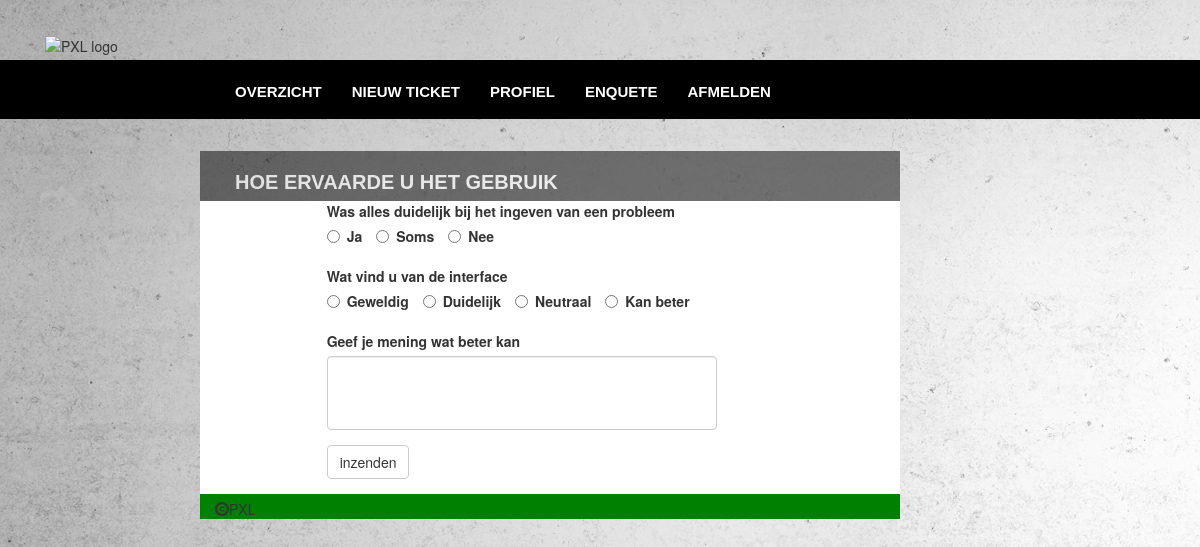
Screenshot of /website/index.php/enquete_controller with the database file from the repository.
### tables this page shows
CREATE TABLE `vragen` (
  `vragenID` int(5) NOT NULL,
  `vraag_text` varchar(255) NOT NULL,
  `antw1_text` varchar(255) NOT NULL,
  `antw2_text` varchar(255) NOT NULL,
  `antw3_text` varchar(255) NOT NULL,
  `antw4_text` varchar(255) NOT NULL
);

### website/application/controllers/enquete_controller.php (called while the page is built, shortened)
<?php
class enquete_controller extends CI_Controller
{
    function __construct()
    {
        $this->load->model('enquete_model', '', TRUE);
        $this->load->library('form_validation');
        $this->load->helper('form');
    }
    function index()
    {
        $session_data = $this->session->userdata('logged_in');
        $data = array('userID' => $session_data['userID'], 'vragen' => $this->enquete_model->get_vragen());
        $this->load->view('Layout/header');
        $this->load->view('Layout/navigation');
        $this->load->view('user_enquete_view', $data);
        $this->load->view('Layout/footer');
    }
}

### website/index.php (called while the page is built, shortened)
<?php
require_once BASEPATH.'core/CodeIgniter.php';

### website/application/models/enquete_model.php (called while the page is built, shortened)
<?php
class enquete_model extends CI_Model
{
    function get_vragen()
    {
        $this->db->select('vragenID, vraag_text, antw1_text, antw2_text, antw3_text, antw4_text');
        $this->db->from('vragen');
        $query = $this->db->get();
        return $query->result();
    }
}

### website/application/views/user_enquete_view.php (the view, shortened to what this page needs)
<div class="col-md-7 col-md-offset-2 titel">
    <h1>Hoe ervaarde u het gebruik</h1>
</div>
<div class="col-md-7 col-md-offset-2 main home ">
    <div class="col-md-7 col-md-offset-2 center ">
        <form method="post" action="enquete_controller/afmelden_verzenden/">
           <div class="form-group row">
               <label> <?= htmlentities($vragen[0] -> vraag_text, ENT_QUOTES, 'UTF-8'); ?></label></br>
               <?php
                    $vraag1 = array
                    (
                        0 => htmlentities($vragen[0] -> antw1_text, ENT_QUOTES, 'UTF-8'),
                        1 => htmlentities($vragen[0] -> antw2_text, ENT_QUOTES, 'UTF-8'),
                        2 => htmlentities($vragen[0] -> antw3_text, ENT_QUOTES, 'UTF-8')
                    );
               for ($i = 0; $i < 3; $i++)
               {
               ?>
                   <div class="radio-inline">
                       <?php echo form_radio(array(
                           'name' => 'vraag1',
                           'id' => 'vraag1',
                           'value' => $vraag1[$i],
                           'checked' => set_radio('vraag1',$vraag1[$i])
                       ));
                       echo form_label($vraag1[$i],'vraag1');
                       ?>
                   </div>
              <?php }
               ?>
           </div>
           <div class="form-group row">
                <label><?= htmlentities($vragen[1] -> vraag_text, ENT_QUOTES, 'UTF-8'); ?></label></br>
               <?php
                   $vraag2 = array
                   (
                       0 => htmlentities($vragen[1] -> antw1_text, ENT_QUOTES, 'UTF-8'),
                       1 => htmlentities($vragen[1] -> antw2_text, ENT_QUOTES, 'UTF-8'),
                       2 => htmlentities($vragen[1] -> antw3_text, ENT_QUOTES, 'UTF-8'),
                       3 => htmlentities($vragen[1] -> antw4_text, ENT_QUOTES, 'UTF-8'),
                   );
                    for($i = 0;$i<4;$i++)
                    {
               ?>
                   <div class="radio-inline">
                       <?php
                            echo form_radio(array(
                                'name' => 'vraag2',
                                'id' => 'vraag2',
                                'value' => $vraag2[$i],
                                'checked' => set_radio('vraag2',$vraag2[$i])
                            ));
                            echo form_label($vraag2[$i],'vraag2');
                       ?>
                   </div>
               <?php
                    }
               ?>
           </div>
           <div class="form-group row">
               <label><?= htmlentities($vragen[2] -> vraag_text, ENT_QUOTES, 'UTF-8'); ?></label>
               <textarea class="form-control" rows="3" name="feedback" id="feedback"></textarea>
           </div>
            <div class="form-group row">
               <input class="btn btn-default" type="submit" value="inzenden" name="submit" id="submit"/>
           </div>
       </form>
    </div>
</div>

### website/application/views/Layout/header.php (shortened to what this page needs)
<!DOCTYPE html>
<html lang="en">
<head>
    <?= link_tag('/assets/bootstrap/css/bootstrap.css') ?>
    <?= link_tag('/assets/bootstrap/css/customStyle.css') ?>
    <?= link_tag('/assets/bootstrap/js/customJavaScript.js') ?>
    <?= link_tag('assets/tablePlugin/css/vendor/bootstrap.min.css')?>
    <?= link_tag('assets/tablePlugin/css/vendor/font-awesome.min.css')?>
    <?= link_tag('assets/tablePlugin/css/jquery.bdt.css')?>
</head>

### website/application/views/Layout/navigation.php (shortened to what this page needs)
<body id="background">
<header class="container hoofding">
    <div id="pxlLine"></div>
<div class="hidden-xs hidden-sm">
    <img class="col-md-2 " src="<?php echo base_url();?>assets/Pictures/Logo_PXL.png" alt="PXL logo"/>
    <nav class="navbar">
        <ul class="nav navbar-nav navbar-style">
            <li class="active"><?php echo anchor(array('home','index'),'Overzicht'); ?></li>
            <li><?php echo anchor(site_url(array('newTicket_controller','index')),'Nieuw ticket');?></li>
            <li><?php echo anchor(site_url(array('profiel_controller','index')),'Profiel');?></li>
            <li><?php echo anchor(site_url(array('enquete_controller','index')),'Enquete');?></li>
            <li><?php echo anchor(site_url(array('home','logout')),'Afmelden'); ?></li>
        </ul>
    </nav>
</div>
    <div class="col-md-2"></div>
</header>

### website/application/views/Layout/footer.php
<?= link_tag('/assets/bootstrap/css/bootstrap.css') ?>
</body>
<footer class="footer col-md-7 col-md-offset-2">
<p><span class="glyphicon glyphicon-copyright-mark"></span>PXL</p>
</footer>
</html>

### rows the page displays
vragen: vraag_text "Was alles duidelijk bij het ingeven van een probleem", antw1_text "Ja", antw2_text "Soms", antw3_text "Nee"
vragen: vraag_text "Wat vind u van de interface", antw1_text "Geweldig", antw2_text "Duidelijk", antw3_text "Neutraal", antw4_text "Kan beter"
vragen: vraag_text "Geef je mening wat beter kan"

### other values shown
anchor(array('home','index'),'Overzicht') "OVERZICHT"
anchor(site_url(array('newTicket_controller','index')),'Nieuw ticket') "NIEUW TICKET"
anchor(site_url(array('profiel_controller','index')),'Profiel') "PROFIEL"
anchor(site_url(array('enquete_controller','index')),'Enquete') "ENQUETE"
anchor(site_url(array('home','logout')),'Afmelden') "AFMELDEN"
